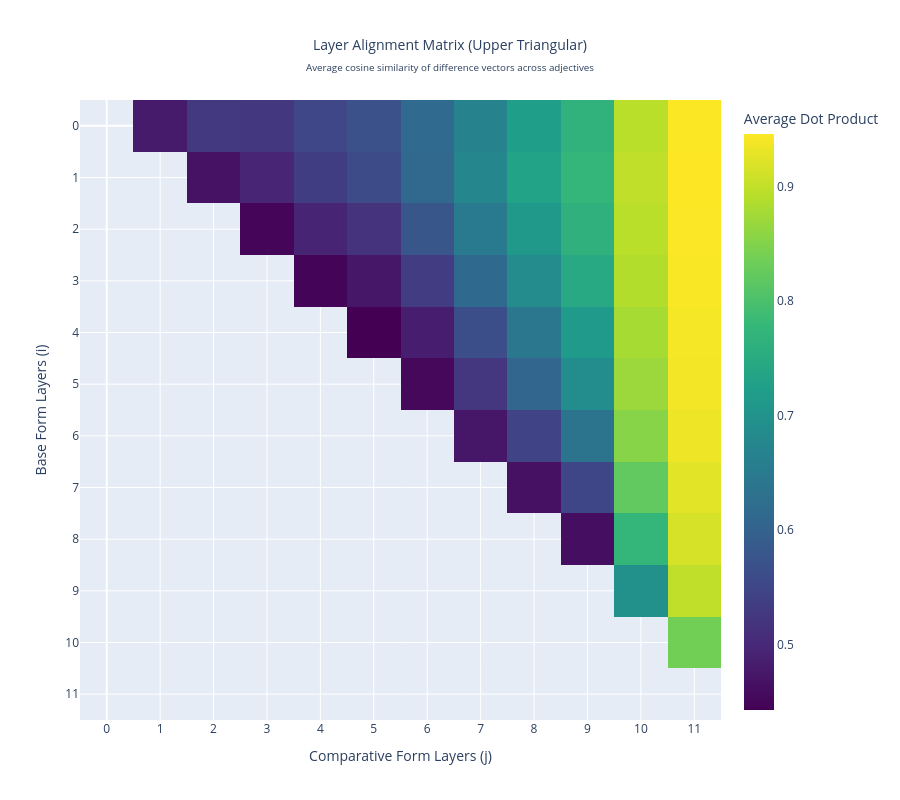

The notebook cell this image was saved under:
### Code cell
# Visualize the upper triangular alignment matrix with Plotly
import plotly.graph_objects as go

# Extract upper triangular matrix
upper_matrix = alignment_matrix.triu(1).numpy()
upper_matrix[upper_matrix == 0] = np.nan  # Set lower triangle to NaN for better visualization
# Create the interactive heatmap
fig = go.Figure(data=go.Heatmap(
    z=upper_matrix,
    x=list(range(12)),
    y=list(range(12)),
    colorscale='Viridis',
    hovertemplate='Base Layer: %{y}<br>Comparative Layer: %{x}<br>Alignment Score: %{z:.4f}<extra></extra>',
    colorbar=dict(title='Average Dot Product')
))

fig.update_layout(
    title={
        'text': 'Layer Alignment Matrix (Upper Triangular)<br><sub>Average cosine similarity of difference vectors across adjectives</sub>',
        'x': 0.5,
        'xanchor': 'center',
        'font': {'size': 14}
    },
    xaxis_title='Comparative Form Layers (j)',
    yaxis_title='Base Form Layers (i)',
    width=900,
    height=800,
    hovermode='closest',
    xaxis={'tickmode': 'linear', 'tick0': 0, 'dtick': 1},
    yaxis={'tickmode': 'linear', 'tick0': 0, 'dtick': 1, 'autorange': 'reversed'},
)

fig.show()

print(f"\nInterpretation:")
print(f"- M[i,j] = average alignment between base_layer_i and comparative_layer_j directions")
print(f"- Upper triangular (j > i) shows forward layer flow")
print(f"- Hover over cells for exact alignment scores")
print(f"- Brighter colors = higher alignment between layers")

### Figure 1 — Plotly figure (JSON) as saved in the notebook; plotly's stock layout.template omitted (floating-point values rounded to 4 significant figures; data arrays with more than 128 entries replaced by an {"elided": "..."} marker saying what was removed)
{"data": [{"colorbar": {"title": {"text": "Average Dot Product"}}, "colorscale": [[0, "#440154"], [0.1111, "#482878"], [0.2222, "#3e4989"], [0.3333, "#31688e"], [0.4444, "#26828e"], [0.5556, "#1f9e89"], [0.6667, "#35b779"], [0.7778, "#6ece58"], [0.8889, "#b5de2b"], [1, "#fde725"]], "hovertemplate": "Base Layer: %{y}<br>Comparative Layer: %{x}<br>Alignment Score: %{z:.4f}<extra></extra>", "type": "heatmap", "x": [0, 1, 2, 3, 4, 5, 6, 7, 8, 9, 10, 11], "y": [0, 1, 2, 3, 4, 5, 6, 7, 8, 9, 10, 11], "z": {"elided": "12x12 float values"}}], "layout": {"height": 800, "hovermode": "closest", "title": {"font": {"size": 14}, "text": "Layer Alignment Matrix (Upper Triangular)<br><sub>Average cosine similarity of difference vectors across adjectives</sub>", "x": 0.5, "xanchor": "center"}, "width": 900, "xaxis": {"dtick": 1, "tick0": 0, "tickmode": "linear", "title": {"text": "Comparative Form Layers (j)"}}, "yaxis": {"autorange": "reversed", "dtick": 1, "tick0": 0, "tickmode": "linear", "title": {"text": "Base Form Layers (i)"}}}}
